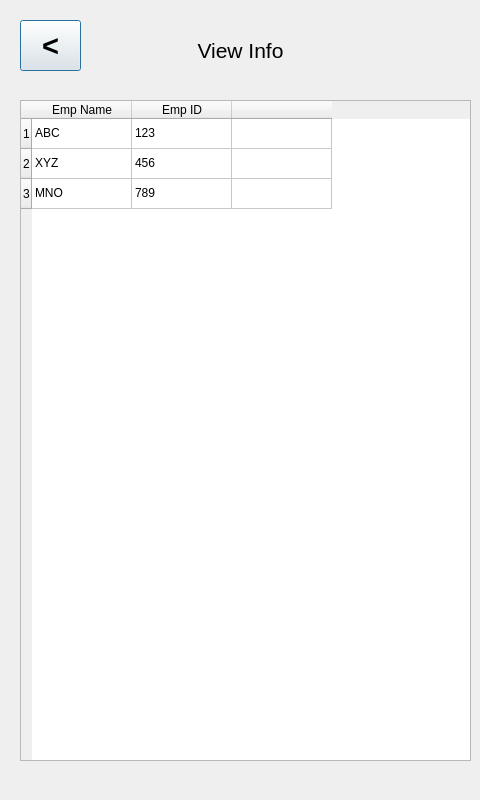
<?xml version="1.0" encoding="UTF-8"?>
<ui version="4.0">
 <class>viewList</class>
 <widget class="QDialog" name="viewList">
  <property name="geometry">
   <rect>
    <x>0</x>
    <y>0</y>
    <width>480</width>
    <height>800</height>
   </rect>
  </property>
  <property name="windowTitle">
   <string>Dialog</string>
  </property>
  <widget class="QLabel" name="label">
   <property name="geometry">
    <rect>
     <x>130</x>
     <y>10</y>
     <width>221</width>
     <height>81</height>
    </rect>
   </property>
   <property name="font">
    <font>
     <pointsize>8</pointsize>
    </font>
   </property>
   <property name="text">
    <string>&lt;html&gt;&lt;head/&gt;&lt;body&gt;&lt;p align=&quot;center&quot;&gt;&lt;span style=&quot; font-size:16pt;&quot;&gt;View Info&lt;/span&gt;&lt;/p&gt;&lt;/body&gt;&lt;/html&gt;</string>
   </property>
  </widget>
  <widget class="QTableWidget" name="tableWidget">
   <property name="geometry">
    <rect>
     <x>20</x>
     <y>100</y>
     <width>451</width>
     <height>661</height>
    </rect>
   </property>
   <row>
    <property name="text">
     <string>1</string>
    </property>
   </row>
   <row>
    <property name="text">
     <string>2</string>
    </property>
   </row>
   <row>
    <property name="text">
     <string>3</string>
    </property>
   </row>
   <column>
    <property name="text">
     <string>Emp Name</string>
    </property>
   </column>
   <column>
    <property name="text">
     <string>Emp ID</string>
    </property>
   </column>
   <column>
    <property name="text">
     <string/>
    </property>
   </column>
   <item row="0" column="0">
    <property name="text">
     <string>ABC</string>
    </property>
   </item>
   <item row="0" column="1">
    <property name="text">
     <string>123</string>
    </property>
   </item>
   <item row="1" column="0">
    <property name="text">
     <string>XYZ</string>
    </property>
   </item>
   <item row="1" column="1">
    <property name="text">
     <string>456</string>
    </property>
   </item>
   <item row="2" column="0">
    <property name="text">
     <string>MNO</string>
    </property>
   </item>
   <item row="2" column="1">
    <property name="text">
     <string>789</string>
    </property>
   </item>
  </widget>
  <widget class="QPushButton" name="back">
   <property name="geometry">
    <rect>
     <x>20</x>
     <y>20</y>
     <width>61</width>
     <height>51</height>
    </rect>
   </property>
   <property name="font">
    <font>
     <pointsize>22</pointsize>
     <weight>75</weight>
     <bold>true</bold>
    </font>
   </property>
   <property name="text">
    <string>&lt;</string>
   </property>
  </widget>
 </widget>
 <resources/>
 <connections/>
</ui>
